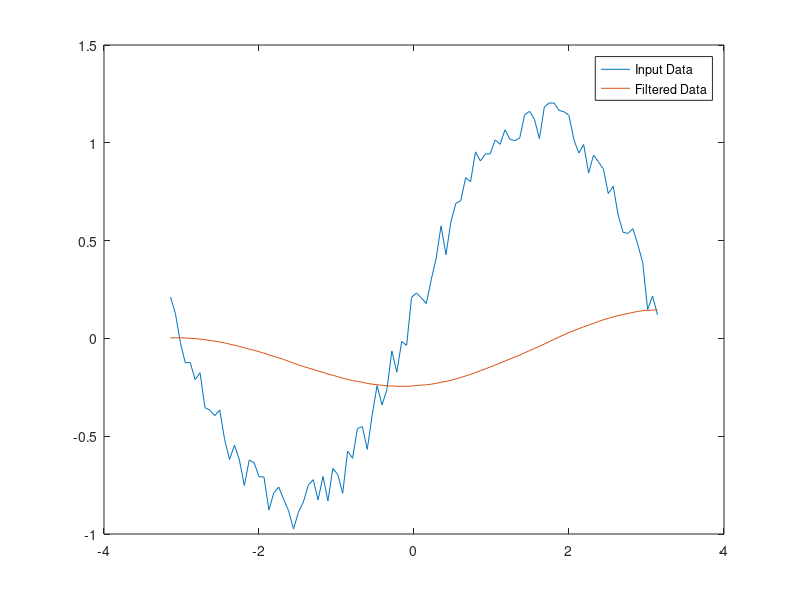

MATLAB code to generate this figure:
t = linspace(-pi,pi,100);
rng default  %initialize random number generator
x = sin(t) + 0.25*rand(size(t));
windowSize = 100; 
b = (1/windowSize)*ones(1,windowSize);
a = 1;
y = filter(b,a,x);
plot(t,x)
hold on
plot(t,y)
legend('Input Data','Filtered Data')